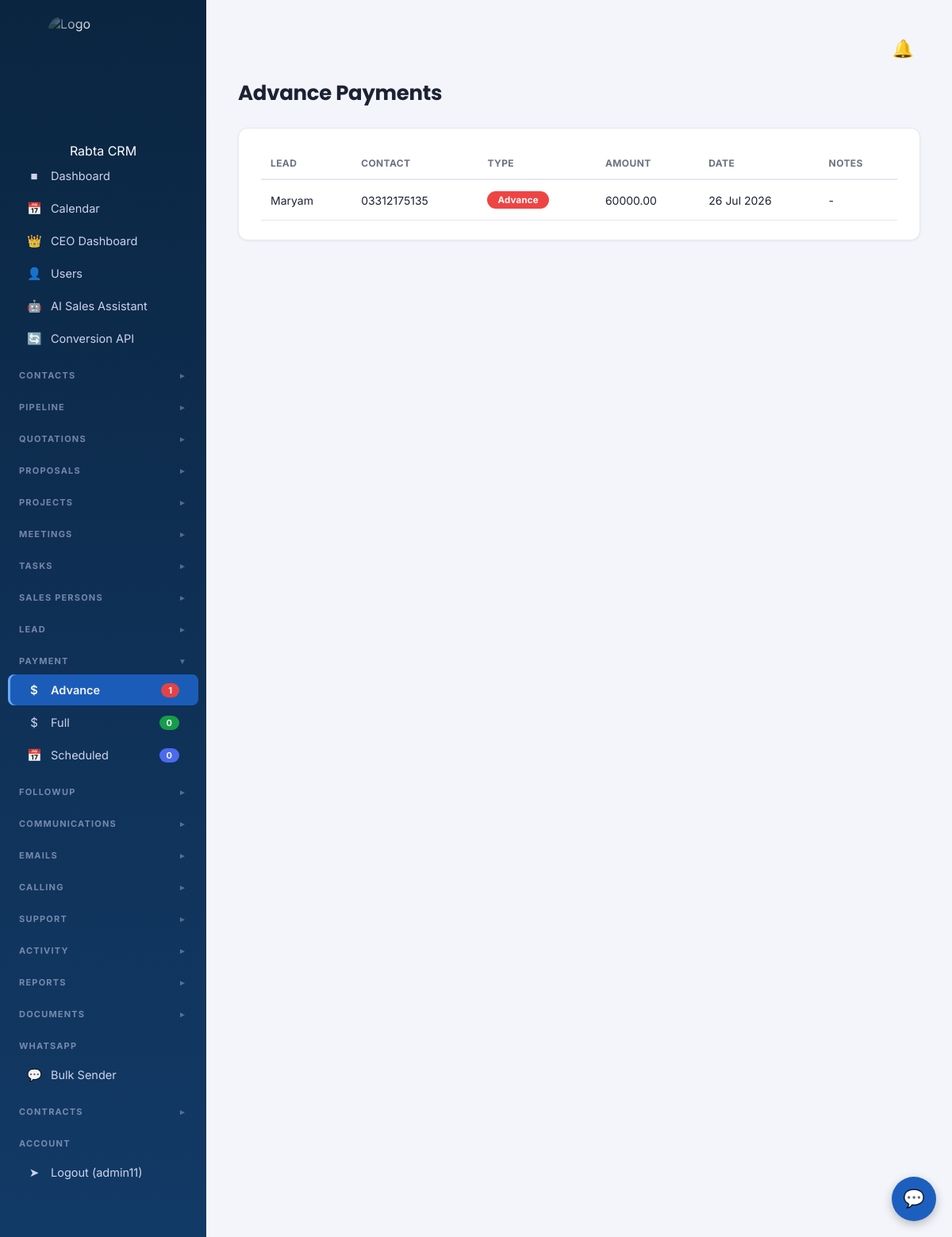
Page /payments/advance/ (signed in) on the committed database.
### leads/models.py (models this page shows, shortened)
class Payment(models.Model):
    lead = models.ForeignKey(Lead, on_delete=models.CASCADE, related_name='payments')
    payment_type = models.CharField(max_length=10, choices=PAYMENT_TYPE_CHOICES)
    amount = models.DecimalField(max_digits=12, decimal_places=2)
    date = models.DateTimeField(default=timezone.now)
    notes = models.CharField(max_length=255, blank=True, null=True)
    class Meta:
        ordering = ['-date']

class Lead(models.Model):
    lead_source    = models.CharField(max_length=30, choices=LEAD_SOURCE_CHOICES, default='advertisement')
    name           = models.CharField(max_length=150)
    contact_number = models.CharField(max_length=30)
    email          = models.EmailField(blank=True, null=True)
    country        = models.CharField(max_length=100, blank=True, null=True)
    city           = models.CharField(max_length=100, blank=True, null=True)
    address        = models.CharField(max_length=225, blank=True, null=True)
    quotation      = models.DecimalField(max_digits=12, decimal_places=2, default=0)
    detail         = models.TextField(blank=True, null=True)
    status         = models.CharField(max_length=20, choices=LEAD_STATUS_CHOICES, default='new')
    spo            = models.ForeignKey(SalesPerson, on_delete=models.SET_NULL, null=True, blank=True, related_name='leads')
    created_at     = models.DateTimeField(default=timezone.now)
    updated_at     = models.DateTimeField(auto_now=True)
    is_duplicate   = models.BooleanField(default=False)
    duplicate_of   = models.ForeignKey(
        'self',
        on_delete=models.SET_NULL,
        null=True, blank=True,
        related_name='duplicates'
    )
    ai_score       = models.IntegerField(default=0, help_text='AI lead score 0-100')
    ai_score_reason = models.TextField(blank=True, null=True)
    ai_score_updated = models.DateTimeField(blank=True, null=True)
    closing_probability = models.IntegerField(default=0)
    closing_probability_updated = models.DateTimeField(blank=True, null=True)
    closing_probability_reason = models.TextField(blank=True, null=True)
    churn_risk = models.CharField(max_length=10, blank=True, null=True)
    churn_risk_reason = models.TextField(blank=True, null=True)
    churn_risk_updated = models.DateTimeField(blank=True, null=True)
    lifetime_value = models.DecimalField(max_digits=12, decimal_places=2, default=0)
    lifetime_value_updated = models.DateTimeField(blank=True, null=True)
    lifetime_value_reason = models.TextField(blank=True, null=True)
    class Meta:
        ordering = ['-created_at']

### leads/views.py (the view)
# urls.py: path('payments/advance/', views.payment_list, {'ptype': 'advance'}, name='payment_advance'),
@login_required
def payment_list(request, ptype):
    payments = Payment.objects.select_related('lead').filter(payment_type=ptype)
    title = 'Advance Payments' if ptype == 'advance' else 'Full Payments'
    context = {'payments': payments, 'title': title, 'active': ptype}
    return render(request, 'leads/payment_list.html', context)

### leads/templates/leads/payment_list.html (shortened to what this page needs)
{% extends 'leads/base.html' %}
{% block content %}
<h1 class="page-title">{{ title }}</h1>
<div class="card">
    <table>
        <thead>
            <tr>
                <th>Lead</th>
                <th>Contact</th>
                <th>Type</th>
                <th>Amount</th>
                <th>Date</th>
                <th>Notes</th>
            </tr>
        </thead>
        <tbody>
            {% for p in payments %}
            <tr>
                <td><a href="{% url 'lead_detail' p.lead.pk %}">{{ p.lead.name }}</a></td>
                <td>{{ p.lead.contact_number }}</td>
                <td><span class="pill {% if p.payment_type == 'full' %}pill-converted{% else %}pill-lost{% endif %}">{{ p.get_payment_type_display }}</span></td>
                <td>{{ p.amount }}</td>
                <td>{{ p.date|date:"d M Y" }}</td>
                <td>{{ p.notes|default:"-" }}</td>
            </tr>
            {% empty %}
            <tr><td colspan="6" class="empty-state">No payments found.</td></tr>
            {% endfor %}
        </tbody>
    </table>
</div>
{% endblock %}

### leads/templates/leads/base.html (shortened to what this page needs)
{% load custom_filters %}
{% load static %}
<!DOCTYPE html>
<html lang="en">
<head>
<link rel="stylesheet" href="{% static 'css/style.css' %}">
</head>
<body>
<div class="app" id="appRoot">
    <aside class="sidebar">
        <div class="brand" style="display:flex; justify-content:center; padding: 20px 0;">
            <div style="
                width: 140px;
                height: 140px;
                border-radius: 20px;
                overflow: hidden;
                -webkit-mask-image: radial-gradient(circle, rgba(0,0,0,1) 55%, rgba(0,0,0,0) 100%);
                mask-image: radial-gradient(circle, rgba(0,0,0,1) 55%, rgba(0,0,0,0) 100%);
            ">
                <img src="{% static 'images/logo1.png' %}"
                    alt="Logo"
                    style="width:100% !important; height:100% !important; object-fit:cover !important; display:block !important;">
            </div>
        </div>
         <div class="brand" style="text-align: center;">Rabta CRM</div>
        <nav>
            <a href="{% url 'dashboard' %}" class="{% if active == 'dashboard' %}active{% endif %}">
                <span class="left"><span class="icon">&#9632;</span> Dashboard</span>
            </a>
            <a href="{% url 'calendar_view' %}" class="{% if active == 'calendar' %}active{% endif %}">
                <span class="left"><span class="icon">&#128197;</span> Calendar</span>
            </a>
            {% if '*' in allowed_sections or user.profile.role == 'ceo' %}
            {% if '*' in allowed_sections or 'ceo_dashboard' in allowed_sections %}
            <a href="{% url 'ceo_dashboard' %}" class="{% if active == 'ceo_dashboard' %}active{% endif %}">
                <span class="left"><span class="icon">👑</span> CEO Dashboard</span>
            </a>
            {% endif %}
            {% if user.is_superuser or user.profile.role == 'admin' %}
            <a href="{% url 'user_list' %}" class="{% if active == 'users' %}active{% endif %}">
                <span class="left"><span class="icon">&#128100;</span> Users</span>
            </a>
            {% endif %}
            {% endif %}
            {% if user.is_superuser or 'leads' in allowed_sections or '*' in allowed_sections %}
            <a href="{% url 'salesai:dashboard' %}" class="{% if active == 'salesai' %}active{% endif %}">
                <span class="left"><span class="icon">&#129302;</span> AI Sales Assistant</span>
            </a>
            {% endif %}
            {% if user.is_superuser or user.profile.role == 'admin' or user.profile.role == 'ceo' %}
            <a href="{% url 'capi:dashboard' %}" class="{% if active == 'capi' %}active{% endif %}">
                <span class="left"><span class="icon">&#128260;</span> Conversion API</span>
            </a>
            {% endif %}
        </nav>
{% if '*' in allowed_sections or 'contacts' in allowed_sections %}
        <div class="section-label dropdown-toggle" onclick="toggleSection('contacts')">
            CONTACTS
            <span class="arrow" id="arrow-contacts">&#9658;</span>
        </div>
{% endif %}
{% if '*' in allowed_sections or 'pipeline' in allowed_sections %}
        <div class="section-label dropdown-toggle" onclick="toggleSection('pipeline')">
            PIPELINE
            <span class="arrow" id="arrow-pipeline">&#9660;</span>
        </div>
{% endif %}
{% if '*' in allowed_sections or 'quotations' in allowed_sections %}
        <div class="section-label dropdown-toggle" onclick="toggleSection('quotations')">
            QUOTATIONS
            <span class="arrow" id="arrow-quotations">&#9660;</span>
        </div>
{% endif %}
{% if '*' in allowed_sections or 'quotations' in allowed_sections %}
<div class="section-label dropdown-toggle" onclick="toggleSection('proposals')">
    PROPOSALS <span class="arrow" id="arrow-proposals">&#9658;</span>
</div>
{% endif %}
{% if '*' in allowed_sections or 'projects' in allowed_sections %}
        <div class="section-label dropdown-toggle" onclick="toggleSection('projects')">
            PROJECTS
            <span class="arrow" id="arrow-projects">&#9660;</span>
        </div>
{% endif %}
{% if '*' in allowed_sections or 'meetings' in allowed_sections %}
        <div class="section-label dropdown-toggle" onclick="toggleSection('meetings')">
            MEETINGS
            <span class="arrow" id="arrow-meetings">&#9660;</span>
        </div>
{% endif %}
{% if '*' in allowed_sections or 'tasks' in allowed_sections %}
        <div class="section-label dropdown-toggle" onclick="toggleSection('tasks')">
            TASKS
            <span class="arrow" id="arrow-tasks">&#9660;</span>
        </div>
{% endif %}
{% if '*' in allowed_sections or 'salespersons' in allowed_sections %}
        <div class="section-label dropdown-toggle" onclick="toggleSection('salespersons')">
            SALES PERSONS
            <span class="arrow" id="arrow-salespersons">&#9658;</span>
        </div>
{% endif %}
{% if '*' in allowed_sections or 'leads' in allowed_sections %}
        <div class="section-label dropdown-toggle" onclick="toggleSection('lead')">
            LEAD
            <span class="arrow" id="arrow-lead">&#9658;</span>
        </div>
{% endif %}
{% if '*' in allowed_sections or 'payments' in allowed_sections %}
        <div class="section-label dropdown-toggle" onclick="toggleSection('payment')">
            PAYMENT
            <span class="arrow" id="arrow-payment">&#9660;</span>
        </div>
        <nav class="dropdown-section" id="section-payment">
            <a href="{% url 'payment_advance' %}" class="{% if active == 'advance' %}active{% endif %}">
                <span class="left"><span class="icon">$</span> Advance</span>
                <span class="badge badge-red">{{ sidebar_counts.payment_advance }}</span>
            </a>
            <a href="{% url 'payment_full' %}" class="{% if active == 'full' %}active{% endif %}">
                <span class="left"><span class="icon">$</span> Full</span>
                <span class="badge badge-green">{{ sidebar_counts.payment_full }}</span>
            </a>
            <a href="{% url 'scheduled_payment_list' %}" class="{% if active == 'scheduled' %}active{% endif %}">
                <span class="left"><span class="icon">&#128197;</span> Scheduled</span>
                <span class="badge badge-blue">{{ sidebar_counts.payment_scheduled }}</span>
            </a>
        </nav>
{% endif %}
{% if '*' in allowed_sections or 'followups' in allowed_sections %}
        <div class="section-label dropdown-toggle" onclick="toggleSection('followup')">
            FOLLOWUP
            <span class="arrow" id="arrow-followup">&#9660;</span>
        </div>
{% endif %}
{% if '*' in allowed_sections or 'communications' in allowed_sections %}
        <div class="section-label dropdown-toggle" onclick="toggleSection('communications')">
            COMMUNICATIONS
            <span class="arrow" id="arrow-communications">&#9660;</span>
        </div>
{% endif %}
{% if '*' in allowed_sections or 'emails' in allowed_sections %}
        <div class="section-label dropdown-toggle" onclick="toggleSection('emails')">
            EMAILS
            <span class="arrow" id="arrow-emails">&#9658;</span>
        </div>
{% endif %}
{% if '*' in allowed_sections or 'calling' in allowed_sections %}
        <div class="section-label dropdown-toggle" onclick="toggleSection('calling')">
            CALLING
            <span class="arrow" id="arrow-calling">&#9658;</span>
        </div>
{% endif %}
{% if '*' in allowed_sections or 'support' in allowed_sections %}
        <div class="section-label dropdown-toggle" onclick="toggleSection('support')">
            SUPPORT
            <span class="arrow" id="arrow-support">&#9660;</span>
        </div>
{% endif %}
{% if '*' in allowed_sections or 'activity' in allowed_sections %}
        <div class="section-label dropdown-toggle" onclick="toggleSection('activity')">
            ACTIVITY
            <span class="arrow" id="arrow-activity">&#9660;</span>
        </div>
{% endif %}
{% if '*' in allowed_sections or 'reports' in allowed_sections %}
        <div class="section-label dropdown-toggle" onclick="toggleSection('reports')">
            REPORTS
            <span class="arrow" id="arrow-reports">&#9660;</span>
        </div>
{% endif %}
{% if '*' in allowed_sections or 'documents' in allowed_sections %}
        <div class="section-label dropdown-toggle" onclick="toggleSection('documents')">
            DOCUMENTS
            <span class="arrow" id="arrow-documents">&#9658;</span>
        </div>
{% endif %}
{% if '*' in allowed_sections %}
<div class="section-label">WHATSAPP</div>
<nav>
    <a href="{% url 'bulk_whatsapp_sender' %}"
       class="{% if active == 'bulk_whatsapp' %}active{% endif %}">
        <span class="left"><span class="icon">&#128172;</span> Bulk Sender</span>
    </a>
</nav>
{% endif %}
{% if '*' in allowed_sections or 'contracts' in allowed_sections %}
        <div class="section-label dropdown-toggle" onclick="toggleSection('contracts')">
            CONTRACTS
            <span class="arrow" id="arrow-contracts">&#9658;</span>
        </div>
{% endif %}
        {% if user.is_authenticated %}
        <div class="section-label">ACCOUNT</div>
        <nav>
            <a href="{% url 'logout' %}">
                <span class="left"><span class="icon">&#10148;</span> Logout ({{ user.username }})</span>
            </a>
        </nav>
        {% endif %}
    </aside>
    <main class="main">
        <div class="topbar">
            <a href="{% url 'notification_list' %}" class="notif-bell">
                &#128276;
            </a>
        </div>
        {% block content %}{% endblock %}
    </main>
</div>
<div id="assistant-widget">
    <button id="assistant-toggle">💬</button>
</div>
</body>
</html>

### rows in the picture
Payment: lead.name "Maryam", lead.contact_number "03312175135", payment_type "Advance", amount "60000.00", date "26 Jul 2026", notes "-"

### other values in the picture
{{ sidebar_counts.payment_advance }} "1"
{{ sidebar_counts.payment_full }} "0"
{{ sidebar_counts.payment_scheduled }} "0"
{{ user.username }} "admin11"
{{ title }} "Advance Payments"
